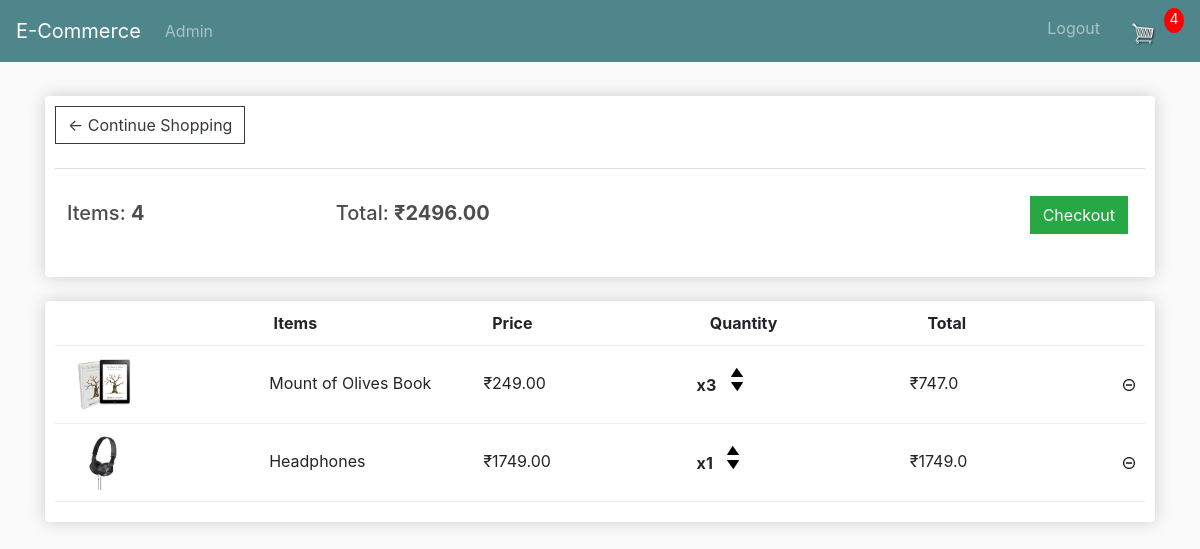
The page /cart/ (signed in) on the database as committed earlier.
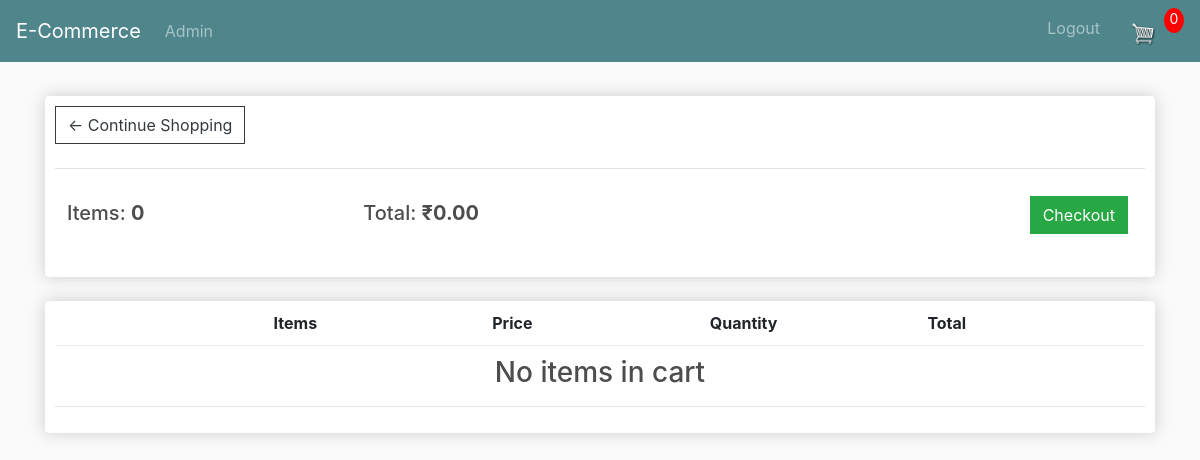
The same page on the database as committed later.
### store/models.py (models this page shows, shortened)
class Order(models.Model):
    customer = models.ForeignKey(Customer, on_delete=models.SET_NULL, blank=True, null=True)
    date_ordered = models.DateTimeField(auto_now_add=True)
    complete = models.BooleanField(default=False, null=True, blank=True)
    transaction_id = models.CharField(max_length=200, null=True)
    @property
    def get_cart_total(self):
        orderitems = self.orderitem_set.all()
        total = sum([item.get_total for item in orderitems])
        return total
    @property
    def get_cart_items(self):
        orderitems = self.orderitem_set.all()
        total = sum([item.quantity for item in orderitems])
        return total

class OrderItem(models.Model):
    product = models.ForeignKey(Product, on_delete=models.SET_NULL, blank=True, null=True)
    cart = models.ForeignKey(Order, on_delete=models.SET_NULL, blank=True, null=True)
    quantity = models.IntegerField(default=0, null=True, blank=True)
    date_added = models.DateTimeField(auto_now_add=True)
    @property
    def get_total(self):
        total = self.product.price * self.quantity
        return total

class Product(models.Model):
    name = models.CharField(max_length=200, null=True, blank=True)
    price = models.FloatField()
    digital = models.BooleanField(default=False, null=True, blank=True)
    image = models.ImageField(null=True, blank=True)
    @property
    def imageURL(self):
        try:
            url = self.image.url
        except:
            url='static/images/ProductTemplate.png'
        return url

### store/views.py (the view)
# urls.py: path('cart/', views.cart, name='cart'),
def cart(request):
    data = cartData(request)
    items = data['items']
    order = data['order']
    cartItems = data['cartItems']
    context = {'items':items, 'order':order, 'cartItems':cartItems}
    return render(request,"store/cart.html",context)

### store/utils.py (called while the page is built)
def cartData(request):
    if request.user.is_authenticated:
        customer = request.user.customer
        order, created = Order.objects.get_or_create(customer=customer, complete=False)
        items = order.orderitem_set.all()
        cartItems = order.get_cart_items
    else:
        cookieData = cookieCart(request)
        items = cookieData['items']
        order = cookieData['order']
        cartItems = cookieData['cartItems']
    return {'items':items, 'order':order, 'cartItems':cartItems}

### store/templates/store/cart.html
{% extends 'store/base.html' %}
{% load static %}
{% block content %}
    <div class="row">
        <div class="col-lg-12">
            <div class="box-element">
                <a class="btn btn-outline-dark" href="{% url 'store' %}">&#x2190; Continue Shopping</a>
                <br>
                <br>
                <table class="table">
                    <th><h5 style="margin-top: 20px;">Items: <strong>{{order.get_cart_items}}</strong></h5></th>
                    <th><h5 style="margin-top: 20px;">Total: <strong>&#8377;{{order.get_cart_total|floatformat:2}}</strong></h5></th>
                    <th>
                        <a class="btn btn-success" style="float: right; margin: 5px; margin-top: 15px;" href="{% url 'checkout' %}">
                            Checkout
                        </a>
                    </th>
                </table>
            </div>
            <br>
            <div class="box-element">
                <div class="cart-row" >
                    <div style="flex: 2px;" ></div>
                    <div style="flex: 2px;" ><strong>Items</strong></div>
                    <div style="flex: 1px;" ><strong>Price</strong></div>
                    <div style="flex: 1px;" ><strong>Quantity</strong></div>
                    <div style="flex: 1px;" ><strong>Total</strong></div>
                </div>
                {% if items %}
                {% for item in items %}
                <div class="cart-row" >
                    <div style="flex: 2px;" >
                        <img class="row-image" src="{{item.product.imageURL}}" alt="">
                    </div>
                    <div style="flex: 2px; margin-top: 15px;" >{{item.product.name}}</div>
                    <div style="flex: 1px; margin-top: 15px;" >&#8377;{{item.product.price|floatformat:2}}</div>
                    <div style="flex: 1px; margin-top: 7px;" >
                        <p class="quantity">x{{item.quantity}}</p>
                        <div class="quantity">
                            <img data-product="{{item.product.id}}" data-action="add" class="chg-quantity update-cart" src="{% static 'images/arrow-up.png' %}" alt="">
                            <img data-product="{{item.product.id}}" data-action="remove" class="chg-quantity update-cart" src="{% static 'images/arrow-down.png' %}" alt="">
                        </div>
                    </div>
                    <div style="flex: 1px; margin-top: 15px;" >&#8377;{{item.get_total}}</div>
                    <div style="margin-top: 17px;">
                        <div class="quantity">
                            <img data-product="{{item.product.id}}" data-action="delete" class="chg-quantity update-cart" src="{% static 'images/remove.png' %}" alt="">
                        </div>
                    </div>
                </div>
                {% endfor %}
                {% else %}
                <h3 class="text-center">No items in cart</h3>
                <hr>
                {% endif %}
            </div>
        </div>
    </div>
{% endblock content %}

Rows that differ between the two databases and show on the page:
removed OrderItem: product.imageURL (picture), product.name "Mount of Olives Book", product.price "249.00", quantity "3", get_total "747.0"
removed OrderItem: product.imageURL (picture), product.name "Headphones", product.price "1749.00", quantity "1", get_total "1749.0"
computed for Order: get_cart_items "4" → "0"; get_cart_total "2496.00" → "0.00"
Other text that changed with them:
{{ cartItems }}: "4" → "0"
text now shown: "No items in cart"
